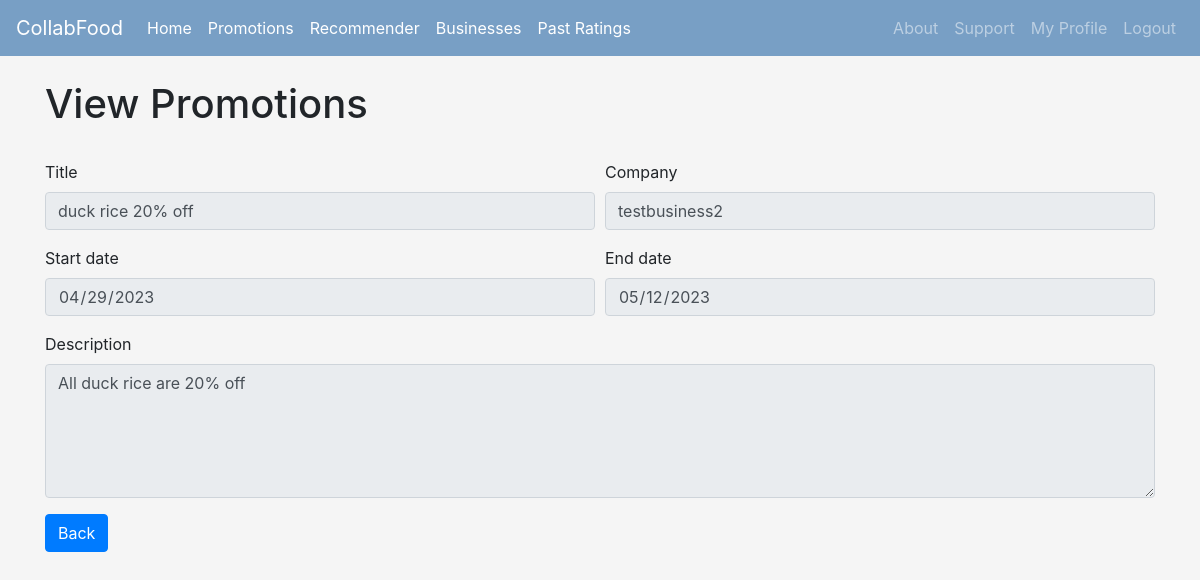
The app's page /viewpromotion/4/ (signed in) with its own data.
### Homepage/models.py (models this page shows, shortened)
class Promotion(models.Model):
    title = models.CharField(max_length=100)
    description = models.CharField(max_length=999)
    createdBy = models.ForeignKey(User, on_delete=models.CASCADE)
    createdDate = models.DateTimeField(auto_now_add=True)
    startDate = models.DateField()
    endDate = models.DateField()
    isActive = models.BooleanField(default=True)

### Homepage/views.py (the view)
# urls.py: path('viewpromotion/<int:promotion_id>/',views.view_promotion ,name='viewpromotion'),
@login_required
def view_promotion(request, promotion_id=None):
	users = User.objects.all()
	user_type = UserType.objects.get(user=request.user)
	promotion = Promotion.objects.get(id=promotion_id)
	readonly = ''
	if user_type.userType == "user":
		readonly = "readonly"
	context = {
		'user_type': user_type,
		'users':users,
		'promotion':promotion,
		'readonly': readonly,
		}
	return render(request, 'viewpromotion.html', context)

### Homepage/templates/viewpromotion.html (shortened to what this page needs)
{% extends 'base.html' %}
{% block content %}
<h1>View Promotions</h1>
<br>
<form method="post" action="{% url 'updatepromotion' promotion_id=promotion.id %}">
  <div class="form-group">
    <div class="form-row">
        <div class="form-group col-md-6">
            <label for="title">Title</label>
            <input type="text" class="form-control" id="title" name="title" value = "{{promotion.title}}" {{readonly}}>
        </div>
        <div class="form-group col-md-6">
            <label for="company">Company</label>
            <input type="text" class="form-control" id="company" name="company" value = "{{promotion.createdBy}}" readonly>
        </div>
    </div>
    <div class="form-row">
      <div class="form-group col-md-6">
        <label for="startDate">Start date</label>
        <input type="date" class="form-control" id="startDate" name="startDate" value = "{{ promotion.startDate|date:'Y-m-d' }}" {{readonly}}>
      </div>
      <div class="form-group col-md-6">
        <label for="endDate">End date</label>
        <input type="date" class="form-control" id="endDate" name="endDate"  value = "{{promotion.endDate|date:'Y-m-d'}}" {{readonly}}>
      </div>
    </div>
    <label for="description">Description</label>
    <textarea class="form-control" id="description" name="description" rows="5" {{readonly}}>{{promotion.description}}</textarea>
    </div>
  <a href="javascript:history.back()" class="btn btn-primary">Back</a>
</form>
{% endblock %}

### records on screen
Promotion: title "duck rice 20% off", company "testbusiness2", startDate "04/29/2023", endDate "05/12/2023", description "All duck rice are 20% off"
